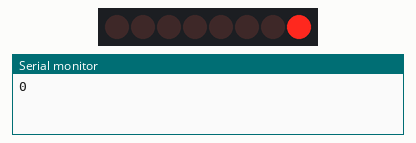
Simulated run of this sketch. Board: Arduino Uno, built with avr-gcc and run on an emulated ATmega328P. On the bench: 8 shift-register outputs drawn as a row of LEDs (first output left, lit = HIGH), the last lines printed to the serial monitor. Wiring (inferred from the names in the program): shift register (74HC595): data pin 11; shift clock pin 12; latch pin 10. Wiring (inferred from the signals the program sends): row of LEDs: on Q0, Q1, Q2, Q3, Q4, Q5, Q6, Q7.

Above: at 0.2 s.
At 0.7 s:
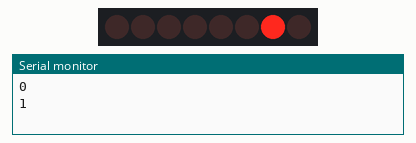
At 1.7 s:
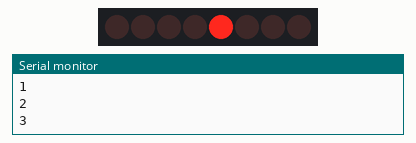
At 3.2 s:
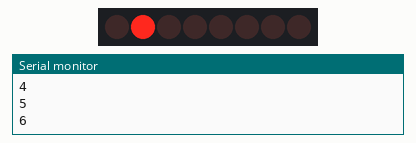
At 9.2 s:
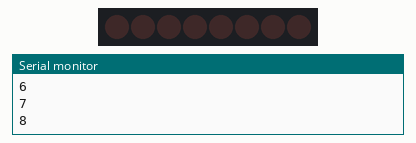
At 18.2 s:
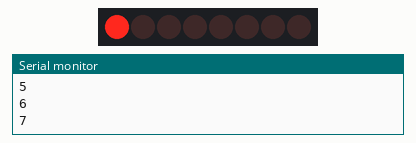
Timing chart, 0 to 18.9 s (numbered marks = the images above):
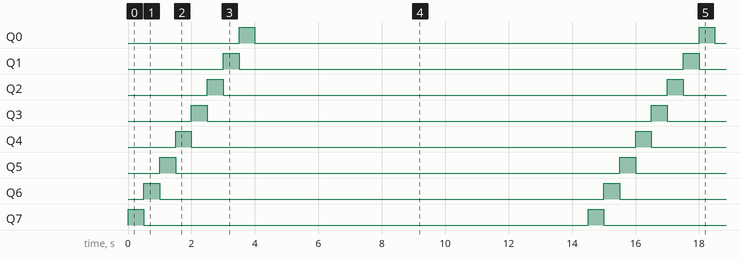

Measured:
- by itself, Q0–7: alternates HIGH for 0.50 s and LOW for 14.0 s
- by itself, everything shown: repeats every 14.5 s, in 9 steps

The sketch:

nano_led.ino
```cpp
#define DATA 11
#define LATCH 10
#define CLOCK 12

int digits[] = {
   B00000001,
   B00000010,
   B00000100,
   B00001000,
   B00010000,
   B00100000,
   B01000000,
   B10000000,
   B00000000};

void setup() {
   pinMode(DATA, OUTPUT);
   pinMode(LATCH, OUTPUT);
   pinMode(CLOCK, OUTPUT);
   Serial.begin(9600);
}

void loop() {
   int i;
   for (i = 0; i < 9; i++) {
      Serial.println(i);
      digitalWrite(LATCH, LOW);
      shiftOut(DATA, CLOCK, LSBFIRST, digits[i]);
      digitalWrite(LATCH, HIGH);
      delay(500);
   }
   delay(10000);
}
```
